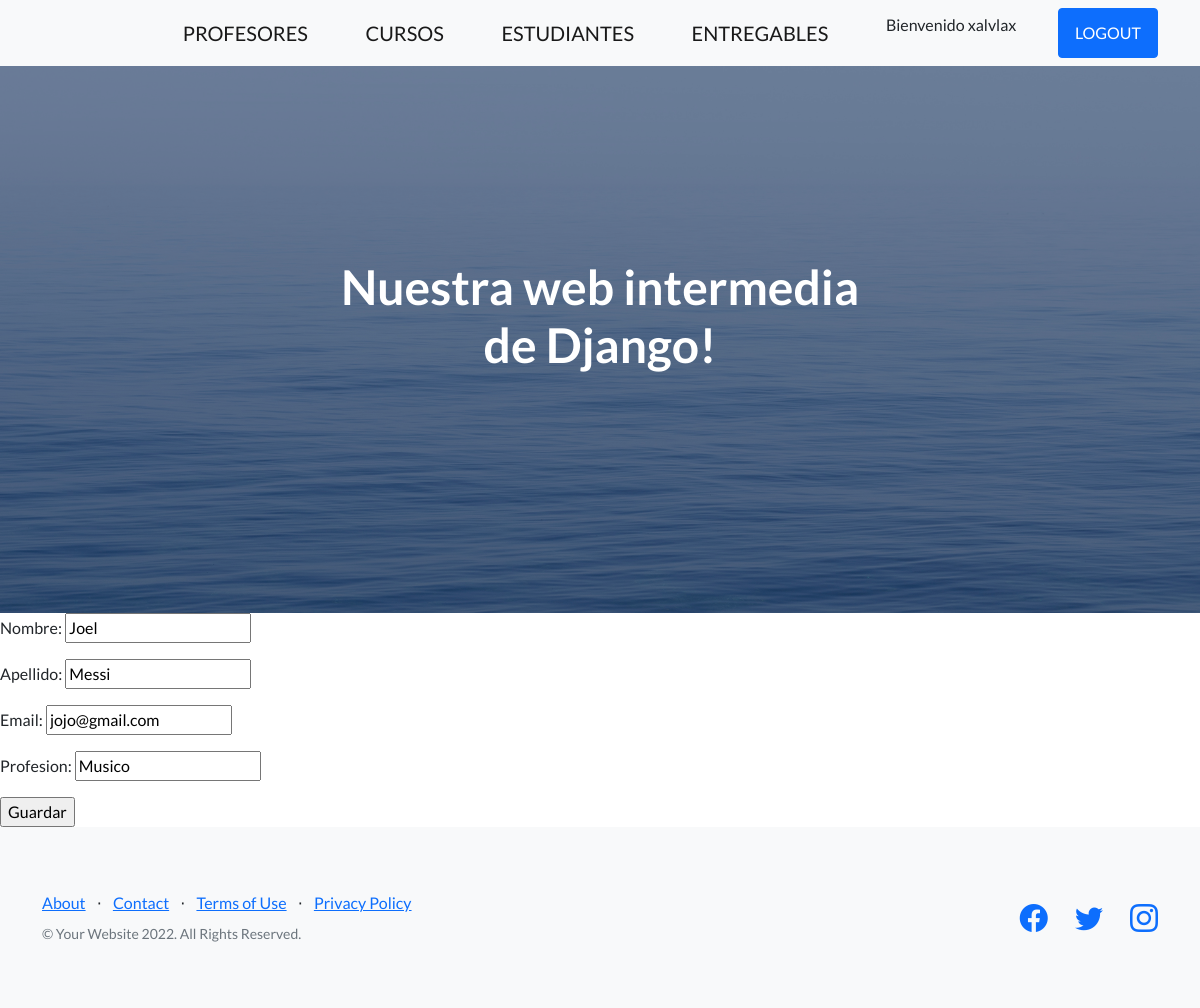
Page /app-coder/edita-profesor/1 (signed in) on the committed database.
### App_Coder/models.py (models this page shows, shortened)
class Profesor(models.Model):
    nombre = models.CharField(max_length=30)
    apellido = models.CharField(max_length=30)
    email = models.EmailField()
    profesion = models.CharField(max_length=30)
    user_is = models.OneToOneField(User, on_delete=models.CASCADE, null=True, blank=True)

### App_Coder/views.py (the view)
# urls.py: path('edita-profesor/<int:id>', editar_profesor, name="EditarProfesor"),
def editar_profesor(request, id):
    print('method:', request.method)
    print('post:', request.POST)
    profesor = Profesor.objects.get(id=id)
    if request.method == 'POST':
        miFormulario = ProfesorFormulario(request.POST)
        if miFormulario.is_valid():
            data = miFormulario.cleaned_data
            profesor.nombre = data["nombre"]
            profesor.apellido = data["apellido"]
            profesor.email = data["email"]
            profesor.profesion = data["profesion"]
            profesor.save()
            return render(request, 'inicio.html')
    else:
        miFormulario = ProfesorFormulario(initial={
            "nombre": profesor.nombre,
            "apellido": profesor.apellido,
            "email": profesor.email,
            "profesion": profesor.profesion,
        })
    return render(request, "editarProfesor.html", {"miFormulario": miFormulario, "id": profesor.id})

### App_Coder/forms.py
class ProfesorFormulario(forms.Form):
    nombre = forms.CharField(max_length=30)
    apellido = forms.CharField(max_length=30)
    email = forms.EmailField()
    profesion = forms.CharField(max_length=30)

### App_Coder/templates/editarProfesor.html
{% extends 'padre.html' %}
{% load static %}
{% block bloqueQueCambia %}
    <form action="{% url 'EditarProfesor' id %}" method="POST">{% csrf_token %}
        {{miFormulario.as_p}}
        <input type="submit" value="Guardar">
    </form>
{% endblock bloqueQueCambia %}

### App_Coder/templates/padre.html (shortened to what this page needs)
<!DOCTYPE html>
<html lang="en">
    <head>
        {% load static %}
        <link href="https://cdn.jsdelivr.net/npm/bootstrap-icons@1.5.0/font/bootstrap-icons.css" rel="stylesheet" type="text/css" />
        <link href="{% static 'css/styles.css' %}" rel="stylesheet" />
    </head>
    <body>
        <nav class="navbar navbar-light bg-light static-top">
            <div class="container">
                <a class="navbar-brand" href="{% url 'ListaProfesores' %}">PROFESORES</a>
                <a class="navbar-brand" href="{% url 'ListaCursos' %}">CURSOS</a>
                <a class="navbar-brand" href="{% url 'Estudiantes' %}">ESTUDIANTES</a>
                <a class="navbar-brand" href="{% url 'Entregables' %}">ENTREGABLES</a>
                {% if user.is_authenticated %}
                    <p>Bienvenido {{user.username}}</p>
                    <a class="btn btn-primary" href="{% url 'Logout' %}">LOGOUT</a>
                {% else %}
                    <a class="btn btn-primary" href="{% url 'Login' %}">LOGIN</a>
                {% endif %}
            </div>
        </nav>
        <header class="masthead">
            <div class="container position-relative">
                <div class="row justify-content-center">
                    <div class="col-xl-6">
                        <div class="text-center text-white">
                            <h1 class="mb-5">Nuestra web intermedia de Django!</h1>
                        </div>
                    </div>
                </div>
            </div>
        </header>
        {% block bloqueQueCambia %}
        {% endblock bloqueQueCambia %}
        <footer class="footer bg-light">
            <div class="container">
                <div class="row">
                    <div class="col-lg-6 h-100 text-center text-lg-start my-auto">
                        <ul class="list-inline mb-2">
                            <li class="list-inline-item"><a href="#!">About</a></li>
                            <li class="list-inline-item">⋅</li>
                            <li class="list-inline-item"><a href="#!">Contact</a></li>
                            <li class="list-inline-item">⋅</li>
                            <li class="list-inline-item"><a href="#!">Terms of Use</a></li>
                            <li class="list-inline-item">⋅</li>
                            <li class="list-inline-item"><a href="#!">Privacy Policy</a></li>
                        </ul>
                        <p class="text-muted small mb-4 mb-lg-0">&copy; Your Website 2022. All Rights Reserved.</p>
                    </div>
                    <div class="col-lg-6 h-100 text-center text-lg-end my-auto">
                        <ul class="list-inline mb-0">
                            <li class="list-inline-item me-4">
                                <a href="#!"><i class="bi-facebook fs-3"></i></a>
                            </li>
                            <li class="list-inline-item me-4">
                                <a href="#!"><i class="bi-twitter fs-3"></i></a>
                            </li>
                            <li class="list-inline-item">
                                <a href="#!"><i class="bi-instagram fs-3"></i></a>
                            </li>
                        </ul>
                    </div>
                </div>
            </div>
        </footer>
    </body>
</html>

### rows in the picture
Profesor: nombre "Joel", apellido "Messi", email "jojo@gmail.com", profesion "Musico"

### other values in the picture
{{ user.username }} "xalvlax"
